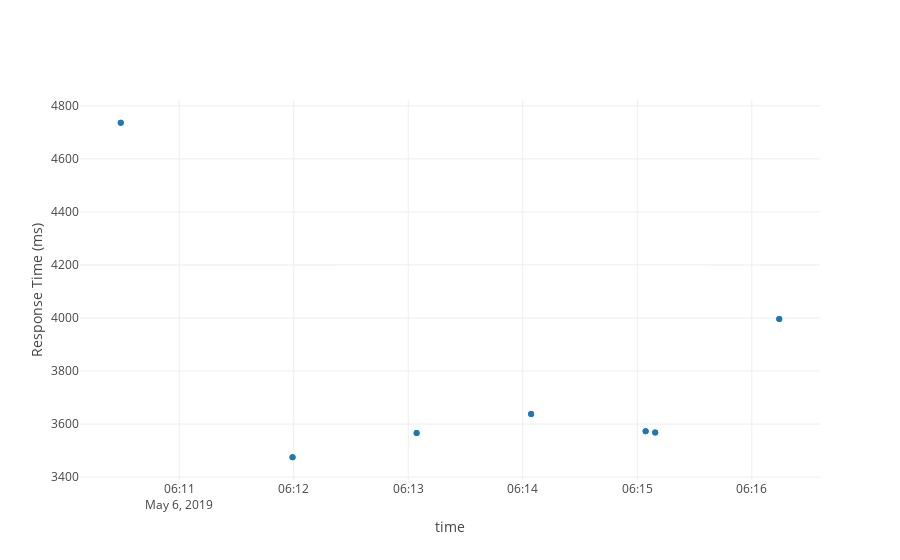

Source (notebook cell):
### Code cell
for b in dfJmeterLabeled.begin.unique():
    stress = dfIndex[dfIndex.begin == b].stress_test
    plotJmeter(dfJmeterLabeled[dfJmeterLabeled.begin == b],"wordpress response time (QoE) sample "+str(b)+" ("+stress+")")
    plotSkydiveFlows(dfSkydiveFlowsLabeled[dfSkydiveFlowsLabeled.begin == b],"wordpress flow duration (QoS) sample "+str(b)+" ("+stress+")","flow_duration","flow duration (ms)")

### Figure 1 — Plotly figure (JSON) as saved in the notebook; plotly's stock layout.template omitted (floating-point values rounded to 4 significant figures)
{"data": [{"name": "homepage", "y": [4736, 4736, 3475, 3475, 3566, 3566, 3638, 3638, 3573, 3573, 3568, 3568, 3996, 3996], "x": ["2019-05-06 06:10:29.375000", "2019-05-06 06:10:29.375000", "2019-05-06 06:11:59.375000", "2019-05-06 06:11:59.375000", "2019-05-06 06:13:04.375000", "2019-05-06 06:13:04.375000", "2019-05-06 06:14:04.375000", "2019-05-06 06:14:04.375000", "2019-05-06 06:15:04.376000", "2019-05-06 06:15:04.376000", "2019-05-06 06:15:09.375000", "2019-05-06 06:15:09.375000", "2019-05-06 06:16:14.375000", "2019-05-06 06:16:14.375000"], "connectgaps": true, "type": "scatter", "mode": "markers"}], "layout": {"barmode": "group", "title": [], "xaxis": {"title": "time"}, "yaxis": {"title": "Response Time (ms)"}}}
